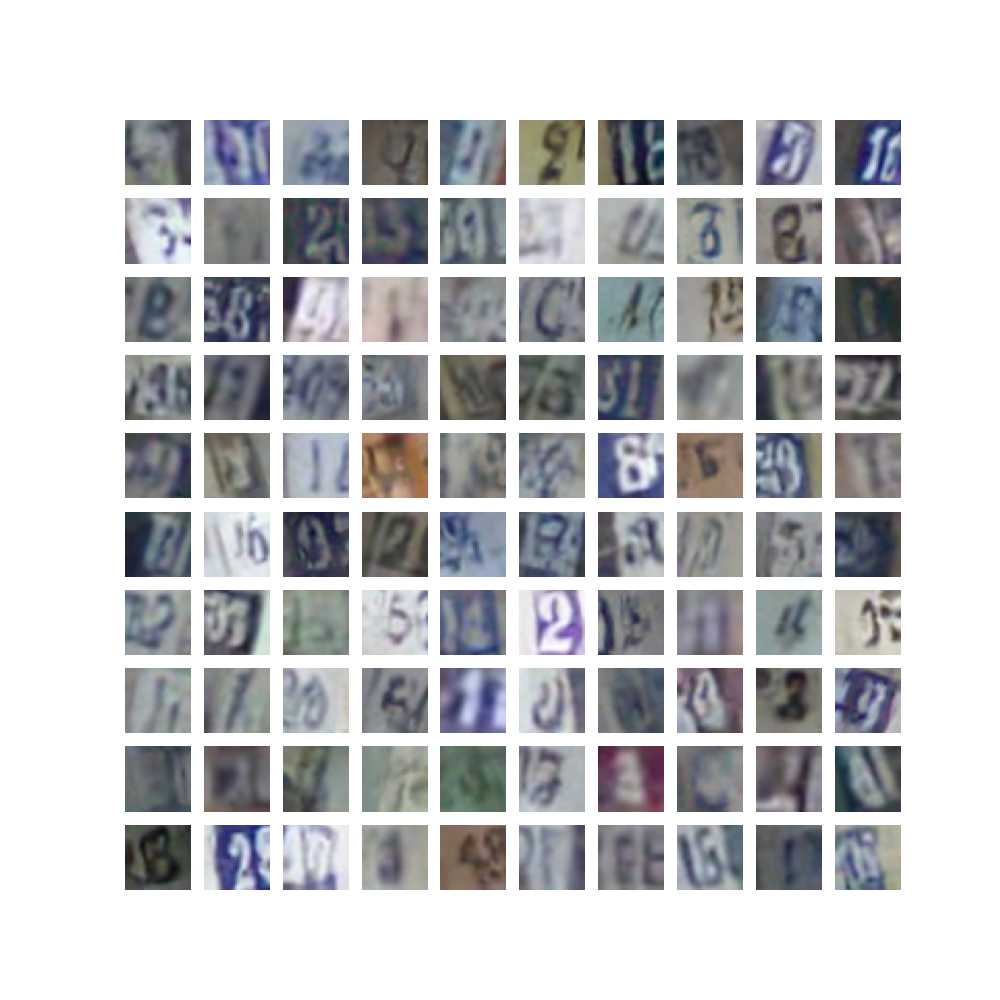

Source code (Python):
from common_definitions import *
from pipeline import *
from tqdm import tqdm
import matplotlib.pyplot as plt
import argparse

def sample(brain):
	fig = plt.figure(figsize=(10, 10))

	for i in range(10*10):
		plt.subplot(10, 10, i + 1)
		plt.imshow(tf.clip_by_value(tf.squeeze(brain.sample(args.temp)), 0, 1).numpy())
		plt.axis('off')

	fig.savefig("sample.png")

if __name__ == "__main__":
    parser = argparse.ArgumentParser(prog="Glow: Generative Flow with Invertible 1x1 Convolutions",
                                     description="My implementation of GLOW from the paper https://arxiv.org/pdf/1807.03039 in Tensorflow 2")
    parser.add_argument('--temp', type=float, nargs='?', default=1.0,
                        help='The temperature of the sampling')

    parser.print_help()  # print the help

    args = parser.parse_args()


    # Step 1. the brain
    brain = Brain(SQUEEZE_FACTOR, K_GLOW, L_GLOW, IMG_SIZE, CHANNEL_SIZE, LEARNING_RATE)

    # load weight if available
    brain.model(tf.random.uniform((2, IMG_SIZE, IMG_SIZE, CHANNEL_SIZE), 0.05, 1), training=True)
    print(brain.load_weights(CHECKPOINT_PATH))

    # Step 2. sample the network
	
	
    sample(brain)